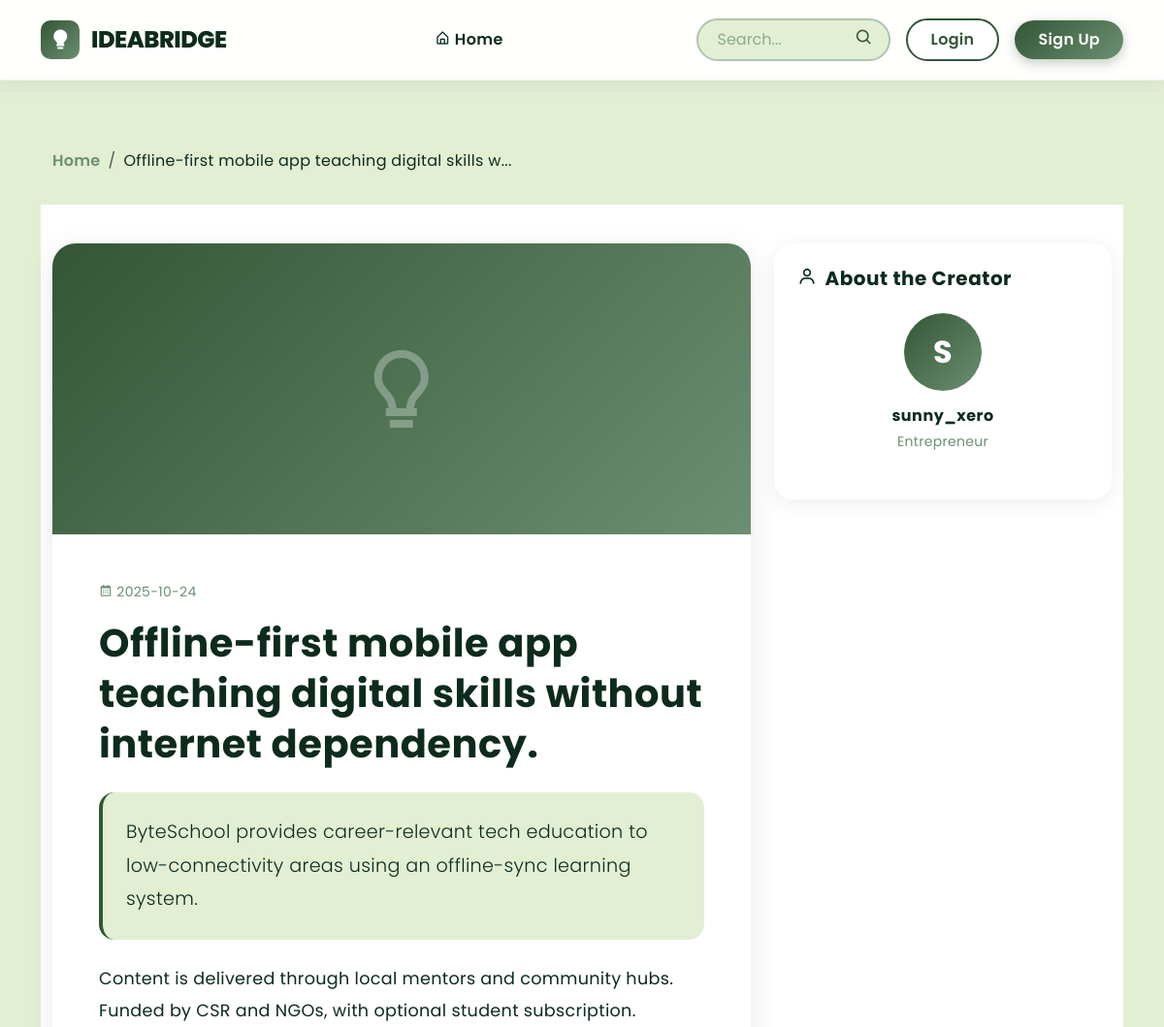
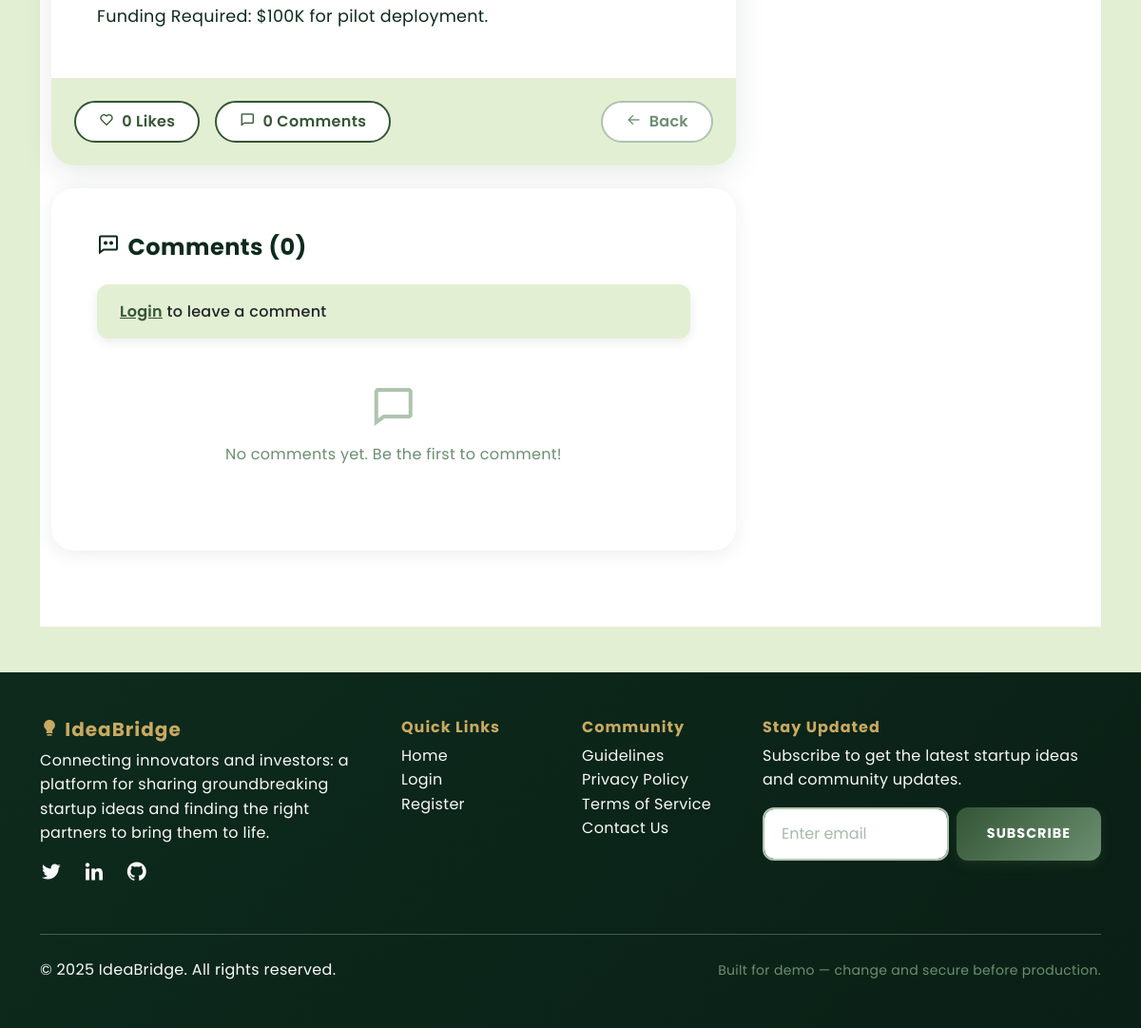
Screenshot of /pitch/7 with the database file from the repository (2 pictures, top to bottom).
### tables this page shows
CREATE TABLE pitches (id INTEGER PRIMARY KEY AUTOINCREMENT, title TEXT NOT NULL, summary TEXT, content TEXT NOT NULL, author_id INTEGER, created_at TEXT, category TEXT, tags TEXT, image TEXT, funding_goal TEXT, stage TEXT, team_size TEXT, location TEXT, website TEXT, demo_url TEXT, looking_for TEXT, FOREIGN KEY(author_id) REFERENCES users(id));

CREATE TABLE users (id INTEGER PRIMARY KEY AUTOINCREMENT, username TEXT UNIQUE NOT NULL, password_hash TEXT NOT NULL, role TEXT NOT NULL DEFAULT "user", created_at TEXT);

### app.py (the view)
@app.route('/pitch/<int:pitch_id>')
def pitch(pitch_id):
    p = query_db('SELECT p.*, u.username, u.id as author_user_id FROM pitches p JOIN users u ON p.author_id = u.id WHERE p.id = ?', [pitch_id], one=True)
    if p is None:
        return "Pitch not found", 404
    like_count = query_db('SELECT COUNT(*) as count FROM likes WHERE pitch_id = ?', [pitch_id], one=True)['count']
    user_liked = False
    if session.get('user_id'):
        user_liked = query_db('SELECT * FROM likes WHERE pitch_id = ? AND user_id = ?',
                             [pitch_id, session['user_id']], one=True) is not None
    comments = query_db('''SELECT c.*, u.username
                          FROM comments c
                          JOIN users u ON c.user_id = u.id
                          WHERE c.pitch_id = ?
                          ORDER BY c.created_at DESC''', [pitch_id])
    return render_template('pitch.html', p=p, like_count=like_count, user_liked=user_liked, comments=comments)

### app.py (called while the page is built)
def get_db():
    db = getattr(g, '_database', None)
    if db is None:
        db = g._database = sqlite3.connect(DB_PATH)
        db.row_factory = sqlite3.Row
    return db

@app.teardown_appcontext
def close_connection(exception):
    db = getattr(g, '_database', None)
    if db is not None:
        db.close()

def query_db(query, args=(), one=False):
    cur = get_db().execute(query, args)
    rv = cur.fetchall()
    cur.close()
    return (rv[0] if rv else None) if one else rv

### templates/pitch.html (shortened to what this page needs)
{% extends "base.html" %}
{% block content %}
<div class="container" style="padding-top: 30px;">
  <nav aria-label="breadcrumb">
    <ol class="breadcrumb" style="background: transparent;">
      <li class="breadcrumb-item"><a href="{{ url_for('index') }}" style="color: #6B8F71;">Home</a></li>
      <li class="breadcrumb-item active" style="color: #0D2B1D;">{{ p['title'][:50] }}{% if p['title']|length > 50 %}...{% endif %}</li>
    </ol>
  </nav>
</div>
<section style="padding: 40px 0 80px; background: white;">
  <div class="container">
    <div class="row g-4">
      <div class="col-lg-8">
        <div class="card border-0" style="border-radius: 24px; overflow: hidden; box-shadow: 0 8px 32px rgba(13, 43, 29, 0.1);">
          {% if p.image and p.image != 'None' %}
          <div style="height: 400px; overflow: hidden; background: linear-gradient(135deg, #E3EFD3 0%, #AEC3B0 100%);">
            <img src="{{ url_for('static', filename='uploads/' + p.image) }}" alt="{{ p['title'] }}" style="width: 100%; height: 100%; object-fit: cover;">
          </div>
          {% else %}
          <div style="height: 300px; background: linear-gradient(135deg, #345635 0%, #6B8F71 100%); display: flex; align-items: center; justify-content: center;">
            <i class='bx bx-bulb' style="font-size: 6rem; color: white; opacity: 0.3;"></i>
          </div>
          {% endif %}
          <div class="card-body p-5">
            <div class="d-flex align-items-center mb-3">
              <small class="text-muted">
                <i class='bx bx-calendar me-1'></i>{{ p['created_at'][:10] if p['created_at'] }}
              </small>
            </div>
            <h1 class="fw-bold mb-4" style="color: #0D2B1D; font-size: 2.5rem; line-height: 1.3;">{{ p['title'] }}</h1>
            {% if p['summary'] %}
            <div class="p-4 mb-4" style="background: #E3EFD3; border-radius: 16px; border-left: 4px solid #345635;">
              <p class="lead mb-0" style="color: #0D2B1D; font-size: 1.2rem; line-height: 1.8;">{{ p['summary'] }}</p>
            </div>
            {% endif %}
            <div style="line-height: 1.9; font-size: 1.1rem; color: #0D2B1D;">
              {{ p['content'] | replace('\n', '<br>') | safe }}
            </div>
          </div>
          <div class="card-footer p-4" style="background: #E3EFD3; border-top: none;">
            <div class="d-flex justify-content-between align-items-center">
              <div class="d-flex gap-3">
                {% if session.get('user_id') %}
                <form action="{{ url_for('like_pitch', pitch_id=p['id']) }}" method="POST" style="display: inline;" id="likeForm">
                  <button type="submit" class="btn px-4 py-2" style="background: {% if user_liked %}linear-gradient(135deg, #345635, #6B8F71){% else %}white{% endif %}; color: {% if user_liked %}white{% else %}#345635{% endif %}; border: 2px solid #345635; border-radius: 50px; font-weight: 600;">
                    <i class='bx {% if user_liked %}bxs-heart{% else %}bx-heart{% endif %} me-2'></i><span id="likeCount">{{ like_count }}</span> Likes
                  </button>
                </form>
                {% else %}
                <span class="btn px-4 py-2" style="background: white; color: #345635; border: 2px solid #345635; border-radius: 50px; font-weight: 600;">
                  <i class='bx bx-heart me-2'></i>{{ like_count }} Likes
                </span>
                {% endif %}
                <span class="btn px-4 py-2" style="background: white; color: #345635; border: 2px solid #345635; border-radius: 50px; font-weight: 600;">
                  <i class='bx bx-comment me-2'></i>{{ comments|length }} Comments
                </span>
              </div>
              <a href="{{ url_for('index') }}" class="btn px-4 py-2" style="background: white; color: #6B8F71; border: 2px solid #AEC3B0; border-radius: 50px; font-weight: 600;">
                <i class='bx bx-arrow-back me-2'></i>Back
              </a>
            </div>
          </div>
        </div>
        <div class="card border-0 mt-4" style="border-radius: 24px; box-shadow: 0 4px 20px rgba(13, 43, 29, 0.08);">
          <div class="card-body p-5">
            <h4 class="fw-bold mb-4" style="color: #0D2B1D;">
              <i class='bx bx-comment-dots me-2'></i>Comments ({{ comments|length }})
            </h4>
            {% if session.get('user_id') %}
            <form action="{{ url_for('add_comment', pitch_id=p['id']) }}" method="POST" class="mb-5">
              <div class="mb-3">
                <textarea name="content" class="form-control" rows="3" placeholder="Share your thoughts..." required style="border-radius: 12px; border: 2px solid #AEC3B0;"></textarea>
              </div>
              <button type="submit" class="btn px-4 py-2" style="background: linear-gradient(135deg, #345635, #6B8F71); color: white; border: none; border-radius: 50px; font-weight: 600;">
                <i class='bx bx-send me-2'></i>Post Comment
              </button>
            </form>
            {% else %}
            <div class="alert mb-4" style="background: #E3EFD3; border: none; border-radius: 12px;">
              <a href="{{ url_for('login') }}" style="color: #345635; font-weight: 600;">Login</a> to leave a comment
            </div>
            {% endif %}
            {% if comments %}
            <div class="comments-list">
              {% for comment in comments %}
              <div class="d-flex mb-4 pb-4" style="border-bottom: 1px solid #E3EFD3;">
                <div style="width: 50px; height: 50px; border-radius: 50%; background: linear-gradient(135deg, #6B8F71, #AEC3B0); display: flex; align-items: center; justify-content: center; flex-shrink: 0; margin-right: 16px;">
                  <span class="fw-bold" style="color: white; font-size: 1.2rem;">{{ comment['username'][0].upper() }}</span>
                </div>
                <div class="flex-grow-1">
                  <div class="d-flex justify-content-between align-items-start mb-2">
                    <div>
                      <h6 class="mb-0 fw-bold" style="color: #0D2B1D;">{{ comment['username'] }}</h6>
                      <small class="text-muted">
                        <i class='bx bx-time-five me-1'></i>{{ comment['created_at'][:16] }}
                      </small>
                    </div>
                    {% if session.get('user_id') == comment['user_id'] %}
                    <form action="{{ url_for('delete_comment', comment_id=comment['id']) }}" method="POST" style="display: inline;">
                      <button type="submit" class="btn btn-sm" style="color: #C9A961;" onclick="return confirm('Delete this comment?')">
                        <i class='bx bx-trash'></i>
                      </button>
                    </form>
                    {% endif %}
                  </div>
                  <p class="mb-0" style="color: #0D2B1D; line-height: 1.6;">{{ comment['content'] }}</p>
                </div>
              </div>
              {% endfor %}
            </div>
            {% else %}
            <div class="text-center py-4">
              <i class='bx bx-comment' style="font-size: 3rem; color: #AEC3B0;"></i>
              <p class="text-muted mt-2">No comments yet. Be the first to comment!</p>
            </div>
            {% endif %}
          </div>
        </div>
      </div>
      <div class="col-lg-4">
        <div class="card border-0 mb-4" style="border-radius: 20px; box-shadow: 0 4px 20px rgba(13, 43, 29, 0.08);">
          <div class="card-body p-4">
            <h5 class="fw-bold mb-4" style="color: #0D2B1D;">
              <i class='bx bx-user me-2'></i>About the Creator
            </h5>
            <div class="text-center mb-4">
              <div class="d-inline-flex align-items-center justify-content-center mb-3" style="width: 80px; height: 80px; background: linear-gradient(135deg, #345635, #6B8F71); border-radius: 50%;">
                <span class="fw-bold" style="font-size: 2rem; color: white;">{{ p['username'][0].upper() }}</span>
              </div>
              <h6 class="fw-bold mb-1" style="color: #0D2B1D;">{{ p['username'] }}</h6>
              <small class="text-muted">Entrepreneur</small>
            </div>
          </div>
        </div>
      </div>
    </div>
  </div>
</section>
{% endblock %}

### static/style.css (style rules this page uses)
:root { --emerald-deep: #0D2B1D; --emerald-forest: #345635; --emerald-sage: #6B8F71; --emerald-mint: #AEC3B0; --emerald-cream: #E3EFD3; --gold-accent: #C9A961; }
* { margin: 0; padding: 0; box-sizing: border-box; }
body { font-family: 'Poppins', sans-serif; background-color: var(--emerald-cream); color: var(--emerald-deep); line-height: 1.6; letter-spacing: 0.3px; }
.card { border: none; border-radius: 16px; box-shadow: 0 8px 24px rgba(13, 43, 29, 0.08); transition: all 0.4s cubic-bezier(0.4, 0, 0.2, 1); background: #ffffff; overflow: hidden; }
.alert { border-radius: 12px; border: none; padding: 1rem 1.5rem; font-weight: 500; box-shadow: 0 4px 12px rgba(0, 0, 0, 0.08); }
.btn { transition: all 0.3s cubic-bezier(0.4, 0, 0.2, 1); }
.text-muted { color: var(--emerald-sage) !important; }
h1, h2, h3, h4, h5, h6 { color: var(--emerald-deep); font-weight: 700; letter-spacing: 0.5px; }
.breadcrumb { background-color: transparent; padding: 1rem 0; }
.breadcrumb-item a { color: var(--emerald-forest); text-decoration: none; font-weight: 600; }
.breadcrumb-item.active { color: var(--emerald-sage); }
html { scroll-behavior: smooth; }

### rows the page displays
pitches: title "Offline-first mobile app teaching digital skills w", created_at "2025-10-24", title "Offline-first mobile app teaching digital skills without internet dependency.", summary "ByteSchool provides career-relevant tech education to low-connectivity areas using an offline-sync learning system.", content "Content is delivered through local mentors and community hubs. Funded by CSR and NGOs, with optional student subscription. Funding Required: $100K for pilot deployment."
users: username "S", username "sunny_xero"

### other values shown
{{ like_count }} "0"
{{ comments|length }} "0"
